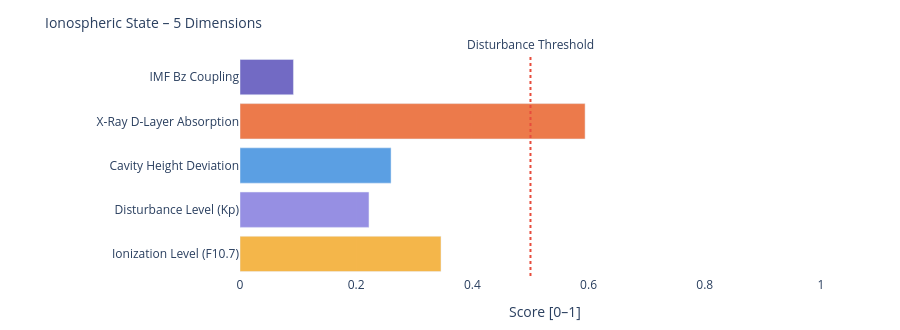

Source (notebook cell):
### Markdown cell above
---
### 📐 Systemic Insight: Geometric Cavity vs. Real Schumann Resonance

**Relevant for:** Layer 6 = delta analysis &nbsp;|&nbsp; Layer 7 = feature vector / system interpretation

A cavity height change from 80 km to 70 km shifts the **idealized geometric frequencies** only minimally:

| Modus | Aktuell | Referenz | Δ |
|-------|---------|----------|---|
| SR-1 | 10.4762 Hz | 10.4599 Hz | +16 mHz |
| SR-2 | 18.1452 Hz | 18.1171 Hz | +28 mHz |
| SR-3 | 25.6612 Hz | 25.6215 Hz | +40 mHz |
| SR-4 | 33.1285 Hz | 33.0772 Hz | +51 mHz |

The geometric effect is limited because 10 km is very small compared to Earth's radius (~6371 km).

**Consequence:** Real Schumann deviations are likely driven more strongly by **conductivity, damping, day/night structure, lightning distribution and source geometry** than by pure cavity height.

---

**Layer 6 compares:**
```
geometric Δ from Layer 4  vs.  observed Δ from real Schumann measurement data
```

**Layer 7 Feature:**
```
If real Δ >> geometric Δ  →  non-geometric factors dominant
```

### Code cell
# ============================================================
# IONOSPHERIC STATE – Summary gauge
# Five dimensions: ionization, disturbance, cavity height, X-Ray, Bz coupling
# ============================================================

def norm(v, lo, hi):
    if v is None: return None
    return round(max(0.0, min(1.0, (v - lo) / (hi - lo))), 3)

# Ionization level (F10.7 → F2-Layer)
ioniz = norm(f107_val, 60, 250)

# Disturbance level (Kp → E/F-Layer irregularities)
disturb = norm(kp_val, 0, 9)

# Cavity height deviation from reference (80 km)
h_dev = norm(abs(h_eff - 80), 0, 20)

# X-Ray ionization (D-Layer absorption)
xray_ioniz = None
if xray_now is not None:
    xray_ioniz = norm(math.log10(max(xray_now, 1e-9)) + 9, 0, 5)

# Bz coupling (southward Bz → stronger magnetosphere-ionosphere coupling)
bz_coupling = norm(-(bz_now or 0), -5, 30) if bz_now is not None else None

dims = [
    ('Ionization Level (F10.7)',    ioniz,      '#F2A623'),
    ('Disturbance Level (Kp)',      disturb,    '#7F77DD'),
    ('Cavity Height Deviation',     h_dev,      '#378ADD'),
    ('X-Ray D-Layer Absorption',    xray_ioniz, '#E85D24'),
    ('IMF Bz Coupling',             bz_coupling,'#534AB7'),
]

fig = go.Figure()
for name, val, col in dims:
    if val is not None:
        h = int(val * 20)
        bar = '█' * h + '░' * (20 - h)
        label = f'{name}:  {bar}  {val:.3f}'
    else:
        label = f'{name}:  {"─" * 20}  n/a'
    fig.add_trace(go.Bar(
        x=[val if val is not None else 0],
        y=[name],
        orientation='h',
        marker_color=col, opacity=0.82,
        showlegend=False
    ))

fig.add_vline(x=0.5, line_dash='dot', line_color='#e74c3c',
              annotation_text='Disturbance Threshold', annotation_position='top')
fig.update_layout(
    title=dict(text='Ionospheric State – 5 Dimensions', font=dict(size=14)),
    xaxis=dict(title='Score [0–1]', range=[0, 1.05]),
    height=330, plot_bgcolor='rgba(0,0,0,0)', paper_bgcolor='rgba(0,0,0,0)',
    margin=dict(l=240, r=50, t=55, b=40)
)
fig.show()

print(f'\nIonospheric state:')
for name, val, _ in dims:
    print(f'  {name:<35} {val:.3f}' if val is not None else f'  {name:<35} n/a')

### Figure 1 — Plotly figure (JSON) as saved in the notebook; plotly's stock layout.template omitted (floating-point values rounded to 4 significant figures)
{"data": [{"marker": {"color": "#F2A623"}, "opacity": 0.82, "orientation": "h", "showlegend": false, "type": "bar", "x": [0.346], "y": ["Ionization Level (F10.7)"]}, {"marker": {"color": "#7F77DD"}, "opacity": 0.82, "orientation": "h", "showlegend": false, "type": "bar", "x": [0.222], "y": ["Disturbance Level (Kp)"]}, {"marker": {"color": "#378ADD"}, "opacity": 0.82, "orientation": "h", "showlegend": false, "type": "bar", "x": [0.26], "y": ["Cavity Height Deviation"]}, {"marker": {"color": "#E85D24"}, "opacity": 0.82, "orientation": "h", "showlegend": false, "type": "bar", "x": [0.594], "y": ["X-Ray D-Layer Absorption"]}, {"marker": {"color": "#534AB7"}, "opacity": 0.82, "orientation": "h", "showlegend": false, "type": "bar", "x": [0.092], "y": ["IMF Bz Coupling"]}], "layout": {"annotations": [{"showarrow": false, "text": "Disturbance Threshold", "x": 0.5, "xanchor": "center", "xref": "x", "y": 1, "yanchor": "bottom", "yref": "y domain"}], "height": 330, "margin": {"b": 40, "l": 240, "r": 50, "t": 55}, "paper_bgcolor": "rgba(0,0,0,0)", "plot_bgcolor": "rgba(0,0,0,0)", "shapes": [{"line": {"color": "#e74c3c", "dash": "dot"}, "type": "line", "x0": 0.5, "x1": 0.5, "xref": "x", "y0": 0, "y1": 1, "yref": "y domain"}], "title": {"font": {"size": 14}, "text": "Ionospheric State – 5 Dimensions"}, "xaxis": {"range": [0, 1.05], "title": {"text": "Score [0–1]"}}}}
